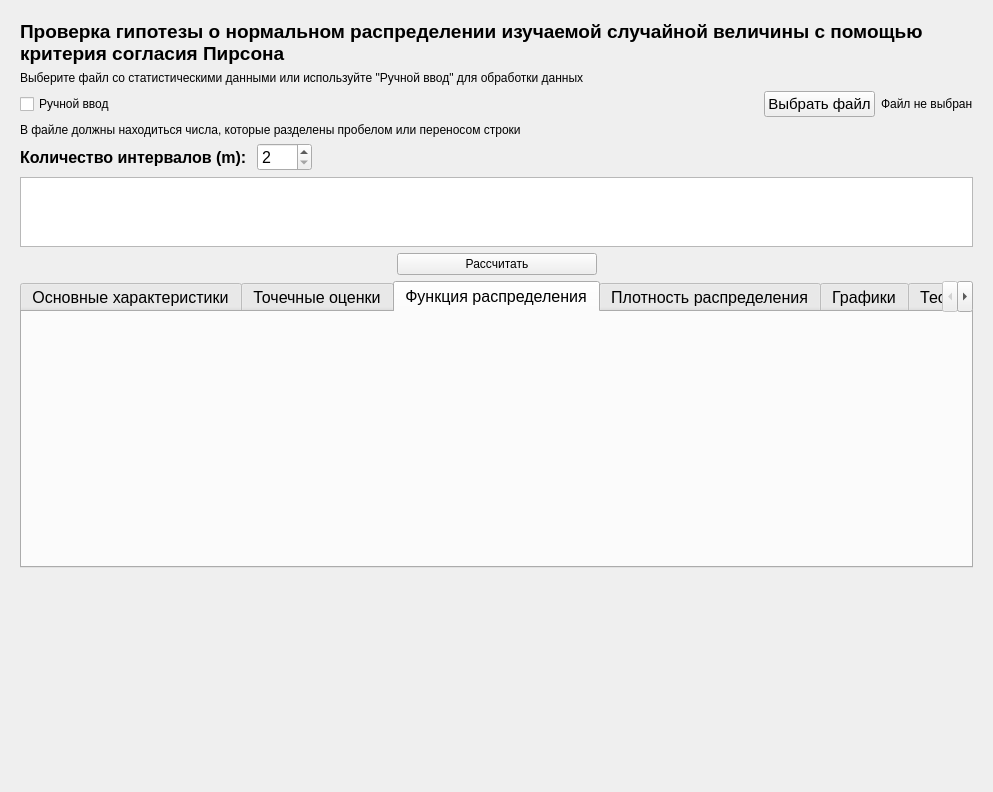
<?xml version="1.0" encoding="UTF-8"?>
<ui version="4.0">
 <class>Form</class>
 <widget class="QWidget" name="Form">
  <property name="geometry">
   <rect>
    <x>0</x>
    <y>0</y>
    <width>993</width>
    <height>792</height>
   </rect>
  </property>
  <property name="windowTitle">
   <string>Form</string>
  </property>
  <layout class="QVBoxLayout" name="verticalLayout">
   <item>
    <widget class="QScrollArea" name="scrollArea_10">
     <property name="frameShape">
      <enum>QFrame::NoFrame</enum>
     </property>
     <property name="verticalScrollBarPolicy">
      <enum>Qt::ScrollBarAlwaysOff</enum>
     </property>
     <property name="horizontalScrollBarPolicy">
      <enum>Qt::ScrollBarAlwaysOff</enum>
     </property>
     <property name="widgetResizable">
      <bool>true</bool>
     </property>
     <widget class="QWidget" name="scrollAreaWidgetContents_13">
      <property name="geometry">
       <rect>
        <x>0</x>
        <y>0</y>
        <width>975</width>
        <height>774</height>
       </rect>
      </property>
      <layout class="QVBoxLayout" name="verticalLayout_69">
       <item>
        <widget class="QLabel" name="infoLabel">
         <property name="font">
          <font>
           <pointsize>14</pointsize>
           <bold>true</bold>
          </font>
         </property>
         <property name="text">
          <string>Проверка гипотезы о нормальном распределении изучаемой случайной величины с помощью критерия согласия Пирсона</string>
         </property>
         <property name="wordWrap">
          <bool>true</bool>
         </property>
        </widget>
       </item>
       <item>
        <widget class="QLabel" name="label_33">
         <property name="text">
          <string>Выберите файл со статистическими данными или используйте &quot;Ручной ввод&quot; для обработки данных</string>
         </property>
         <property name="wordWrap">
          <bool>true</bool>
         </property>
        </widget>
       </item>
       <item>
        <layout class="QHBoxLayout" name="horizontalLayout_54">
         <item>
          <widget class="QCheckBox" name="manualInput">
           <property name="text">
            <string>Ручной ввод</string>
           </property>
          </widget>
         </item>
         <item>
          <spacer name="horizontalSpacer_36">
           <property name="orientation">
            <enum>Qt::Horizontal</enum>
           </property>
           <property name="sizeHint" stdset="0">
            <size>
             <width>40</width>
             <height>20</height>
            </size>
           </property>
          </spacer>
         </item>
         <item>
          <widget class="QPushButton" name="openFile">
           <property name="font">
            <font>
             <pointsize>11</pointsize>
            </font>
           </property>
           <property name="text">
            <string>Выбрать файл</string>
           </property>
          </widget>
         </item>
         <item>
          <widget class="QLabel" name="selectedFile">
           <property name="font">
            <font>
             <pointsize>9</pointsize>
            </font>
           </property>
           <property name="text">
            <string>Файл не выбран</string>
           </property>
          </widget>
         </item>
        </layout>
       </item>
       <item>
        <widget class="QLabel" name="helpText">
         <property name="text">
          <string>В файле должны находиться числа, которые разделены пробелом или переносом строки</string>
         </property>
         <property name="wordWrap">
          <bool>true</bool>
         </property>
        </widget>
       </item>
       <item>
        <layout class="QHBoxLayout" name="horizontalLayout_62">
         <item>
          <widget class="QLabel" name="label_48">
           <property name="font">
            <font>
             <pointsize>12</pointsize>
             <bold>true</bold>
            </font>
           </property>
           <property name="text">
            <string>Количество интервалов (m): </string>
           </property>
          </widget>
         </item>
         <item>
          <widget class="QSpinBox" name="intervalCount">
           <property name="enabled">
            <bool>true</bool>
           </property>
           <property name="sizePolicy">
            <sizepolicy hsizetype="Minimum" vsizetype="Fixed">
             <horstretch>0</horstretch>
             <verstretch>0</verstretch>
            </sizepolicy>
           </property>
           <property name="minimumSize">
            <size>
             <width>50</width>
             <height>0</height>
            </size>
           </property>
           <property name="font">
            <font>
             <pointsize>12</pointsize>
            </font>
           </property>
           <property name="minimum">
            <number>2</number>
           </property>
           <property name="maximum">
            <number>100</number>
           </property>
           <property name="value">
            <number>2</number>
           </property>
          </widget>
         </item>
         <item>
          <spacer name="horizontalSpacer_45">
           <property name="orientation">
            <enum>Qt::Horizontal</enum>
           </property>
           <property name="sizeType">
            <enum>QSizePolicy::Expanding</enum>
           </property>
           <property name="sizeHint" stdset="0">
            <size>
             <width>40</width>
             <height>20</height>
            </size>
           </property>
          </spacer>
         </item>
        </layout>
       </item>
       <item>
        <widget class="QTableWidget" name="table">
         <property name="enabled">
          <bool>true</bool>
         </property>
         <property name="sizePolicy">
          <sizepolicy hsizetype="Expanding" vsizetype="Maximum">
           <horstretch>0</horstretch>
           <verstretch>0</verstretch>
          </sizepolicy>
         </property>
         <property name="minimumSize">
          <size>
           <width>0</width>
           <height>0</height>
          </size>
         </property>
         <property name="font">
          <font>
           <pointsize>11</pointsize>
          </font>
         </property>
         <property name="verticalScrollBarPolicy">
          <enum>Qt::ScrollBarAlwaysOff</enum>
         </property>
         <property name="sizeAdjustPolicy">
          <enum>QAbstractScrollArea::AdjustToContents</enum>
         </property>
         <property name="editTriggers">
          <set>QAbstractItemView::NoEditTriggers</set>
         </property>
         <property name="textElideMode">
          <enum>Qt::ElideNone</enum>
         </property>
         <attribute name="horizontalHeaderVisible">
          <bool>false</bool>
         </attribute>
        </widget>
       </item>
       <item>
        <layout class="QHBoxLayout" name="horizontalLayout_56">
         <item>
          <spacer name="horizontalSpacer_38">
           <property name="orientation">
            <enum>Qt::Horizontal</enum>
           </property>
           <property name="sizeHint" stdset="0">
            <size>
             <width>40</width>
             <height>20</height>
            </size>
           </property>
          </spacer>
         </item>
         <item>
          <widget class="QPushButton" name="calculateButton">
           <property name="enabled">
            <bool>true</bool>
           </property>
           <property name="minimumSize">
            <size>
             <width>200</width>
             <height>0</height>
            </size>
           </property>
           <property name="text">
            <string>Рассчитать</string>
           </property>
          </widget>
         </item>
         <item>
          <spacer name="horizontalSpacer_39">
           <property name="orientation">
            <enum>Qt::Horizontal</enum>
           </property>
           <property name="sizeHint" stdset="0">
            <size>
             <width>40</width>
             <height>20</height>
            </size>
           </property>
          </spacer>
         </item>
        </layout>
       </item>
       <item>
        <widget class="QTabWidget" name="continuous_tabs">
         <property name="font">
          <font>
           <pointsize>12</pointsize>
          </font>
         </property>
         <property name="toolTip">
          <string>&lt;html&gt;&lt;head/&gt;&lt;body&gt;&lt;p&gt;&lt;br/&gt;&lt;/p&gt;&lt;/body&gt;&lt;/html&gt;</string>
         </property>
         <property name="tabPosition">
          <enum>QTabWidget::North</enum>
         </property>
         <property name="tabShape">
          <enum>QTabWidget::Rounded</enum>
         </property>
         <property name="currentIndex">
          <number>2</number>
         </property>
         <property name="elideMode">
          <enum>Qt::ElideNone</enum>
         </property>
         <property name="usesScrollButtons">
          <bool>true</bool>
         </property>
         <property name="documentMode">
          <bool>false</bool>
         </property>
         <property name="tabsClosable">
          <bool>false</bool>
         </property>
         <property name="movable">
          <bool>false</bool>
         </property>
         <property name="tabBarAutoHide">
          <bool>false</bool>
         </property>
         <widget class="QWidget" name="continuous_parameters">
          <attribute name="title">
           <string>Основные характеристики</string>
          </attribute>
          <layout class="QHBoxLayout" name="horizontalLayout_48">
           <item>
            <widget class="QLabel" name="continuous_parameters_formula">
             <property name="text">
              <string/>
             </property>
             <property name="pixmap">
              <pixmap>../images/lab5_formulas.png</pixmap>
             </property>
            </widget>
           </item>
           <item>
            <layout class="QVBoxLayout" name="verticalLayout_71">
             <property name="sizeConstraint">
              <enum>QLayout::SetFixedSize</enum>
             </property>
             <item>
              <layout class="QHBoxLayout" name="horizontalLayout_49">
               <property name="spacing">
                <number>2</number>
               </property>
               <item>
                <widget class="QLabel" name="label_18">
                 <property name="font">
                  <font>
                   <pointsize>18</pointsize>
                  </font>
                 </property>
                 <property name="text">
                  <string>x</string>
                 </property>
                </widget>
               </item>
               <item>
                <layout class="QVBoxLayout" name="verticalLayout_78">
                 <item>
                  <spacer name="verticalSpacer_34">
                   <property name="orientation">
                    <enum>Qt::Vertical</enum>
                   </property>
                   <property name="sizeType">
                    <enum>QSizePolicy::Maximum</enum>
                   </property>
                   <property name="sizeHint" stdset="0">
                    <size>
                     <width>10</width>
                     <height>40</height>
                    </size>
                   </property>
                  </spacer>
                 </item>
                 <item>
                  <widget class="QLabel" name="label_19">
                   <property name="font">
                    <font>
                     <pointsize>10</pointsize>
                    </font>
                   </property>
                   <property name="text">
                    <string>в</string>
                   </property>
                  </widget>
                 </item>
                </layout>
               </item>
               <item>
                <widget class="QLabel" name="label_20">
                 <property name="font">
                  <font>
                   <pointsize>18</pointsize>
                  </font>
                 </property>
                 <property name="text">
                  <string>=</string>
                 </property>
                </widget>
               </item>
               <item>
                <widget class="QLabel" name="xv_label">
                 <property name="font">
                  <font>
                   <pointsize>18</pointsize>
                  </font>
                 </property>
                 <property name="text">
                  <string/>
                 </property>
                </widget>
               </item>
               <item>
                <spacer name="horizontalSpacer_32">
                 <property name="orientation">
                  <enum>Qt::Horizontal</enum>
                 </property>
                 <property name="sizeHint" stdset="0">
                  <size>
                   <width>40</width>
                   <height>20</height>
                  </size>
                 </property>
                </spacer>
               </item>
              </layout>
             </item>
             <item>
              <layout class="QHBoxLayout" name="horizontalLayout_50">
               <property name="spacing">
                <number>2</number>
               </property>
               <item>
                <widget class="QLabel" name="label_21">
                 <property name="font">
                  <font>
                   <pointsize>18</pointsize>
                  </font>
                 </property>
                 <property name="text">
                  <string>D</string>
                 </property>
                </widget>
               </item>
               <item>
                <layout class="QVBoxLayout" name="verticalLayout_79">
                 <item>
                  <spacer name="verticalSpacer_42">
                   <property name="orientation">
                    <enum>Qt::Vertical</enum>
                   </property>
                   <property name="sizeType">
                    <enum>QSizePolicy::Minimum</enum>
                   </property>
                   <property name="sizeHint" stdset="0">
                    <size>
                     <width>10</width>
                     <height>40</height>
                    </size>
                   </property>
                  </spacer>
                 </item>
                 <item>
                  <widget class="QLabel" name="label_22">
                   <property name="font">
                    <font>
                     <pointsize>10</pointsize>
                    </font>
                   </property>
                   <property name="text">
                    <string>в</string>
                   </property>
                  </widget>
                 </item>
                </layout>
               </item>
               <item>
                <widget class="QLabel" name="label_23">
                 <property name="font">
                  <font>
                   <pointsize>18</pointsize>
                  </font>
                 </property>
                 <property name="text">
                  <string>=</string>
                 </property>
                </widget>
               </item>
               <item>
                <widget class="QLabel" name="dv_label">
                 <property name="font">
                  <font>
                   <pointsize>18</pointsize>
                  </font>
                 </property>
                 <property name="text">
                  <string/>
                 </property>
                </widget>
               </item>
               <item>
                <spacer name="horizontalSpacer_33">
                 <property name="orientation">
                  <enum>Qt::Horizontal</enum>
                 </property>
                 <property name="sizeHint" stdset="0">
                  <size>
                   <width>40</width>
                   <height>20</height>
                  </size>
                 </property>
                </spacer>
               </item>
              </layout>
             </item>
             <item>
              <layout class="QHBoxLayout" name="horizontalLayout_51">
               <property name="spacing">
                <number>2</number>
               </property>
               <item>
                <widget class="QLabel" name="label_24">
                 <property name="font">
                  <font>
                   <pointsize>18</pointsize>
                  </font>
                 </property>
                 <property name="text">
                  <string>σ</string>
                 </property>
                </widget>
               </item>
               <item>
                <layout class="QVBoxLayout" name="verticalLayout_80">
                 <item>
                  <spacer name="verticalSpacer_43">
                   <property name="orientation">
                    <enum>Qt::Vertical</enum>
                   </property>
                   <property name="sizeType">
                    <enum>QSizePolicy::Minimum</enum>
                   </property>
                   <property name="sizeHint" stdset="0">
                    <size>
                     <width>10</width>
                     <height>40</height>
                    </size>
                   </property>
                  </spacer>
                 </item>
                 <item>
                  <widget class="QLabel" name="label_25">
                   <property name="font">
                    <font>
                     <pointsize>10</pointsize>
                    </font>
                   </property>
                   <property name="text">
                    <string>в</string>
                   </property>
                  </widget>
                 </item>
                </layout>
               </item>
               <item>
                <widget class="QLabel" name="label_26">
                 <property name="font">
                  <font>
                   <pointsize>18</pointsize>
                  </font>
                 </property>
                 <property name="text">
                  <string>=</string>
                 </property>
                </widget>
               </item>
               <item>
                <widget class="QLabel" name="sigma_v_label">
                 <property name="font">
                  <font>
                   <pointsize>18</pointsize>
                  </font>
                 </property>
                 <property name="text">
                  <string/>
                 </property>
                </widget>
               </item>
               <item>
                <spacer name="horizontalSpacer_34">
                 <property name="orientation">
                  <enum>Qt::Horizontal</enum>
                 </property>
                 <property name="sizeHint" stdset="0">
                  <size>
                   <width>40</width>
                   <height>20</height>
                  </size>
                 </property>
                </spacer>
               </item>
              </layout>
             </item>
             <item>
              <layout class="QHBoxLayout" name="horizontalLayout_52">
               <property name="spacing">
                <number>2</number>
               </property>
               <item>
                <widget class="QLabel" name="label_27">
                 <property name="font">
                  <font>
                   <pointsize>18</pointsize>
                  </font>
                 </property>
                 <property name="text">
                  <string>S </string>
                 </property>
                </widget>
               </item>
               <item>
                <widget class="QLabel" name="label_28">
                 <property name="font">
                  <font>
                   <pointsize>18</pointsize>
                  </font>
                 </property>
                 <property name="text">
                  <string>=</string>
                 </property>
                </widget>
               </item>
               <item>
                <widget class="QLabel" name="s_label">
                 <property name="font">
                  <font>
                   <pointsize>18</pointsize>
                  </font>
                 </property>
                 <property name="text">
                  <string/>
                 </property>
                </widget>
               </item>
               <item>
                <spacer name="horizontalSpacer_35">
                 <property name="orientation">
                  <enum>Qt::Horizontal</enum>
                 </property>
                 <property name="sizeHint" stdset="0">
                  <size>
                   <width>40</width>
                   <height>20</height>
                  </size>
                 </property>
                </spacer>
               </item>
              </layout>
             </item>
            </layout>
           </item>
          </layout>
         </widget>
         <widget class="QWidget" name="continuous_info">
          <attribute name="title">
           <string>Точечные оценки</string>
          </attribute>
          <layout class="QHBoxLayout" name="horizontalLayout">
           <item>
            <widget class="QLabel" name="label">
             <property name="text">
              <string/>
             </property>
            </widget>
           </item>
           <item>
            <layout class="QVBoxLayout" name="verticalLayout_73">
             <property name="sizeConstraint">
              <enum>QLayout::SetFixedSize</enum>
             </property>
             <item>
              <layout class="QHBoxLayout" name="horizontalLayout_60">
               <property name="spacing">
                <number>2</number>
               </property>
               <item>
                <widget class="QLabel" name="label_42">
                 <property name="font">
                  <font>
                   <pointsize>18</pointsize>
                  </font>
                 </property>
                 <property name="text">
                  <string>a</string>
                 </property>
                </widget>
               </item>
               <item>
                <layout class="QVBoxLayout" name="verticalLayout_85">
                 <item>
                  <widget class="QLabel" name="label_43">
                   <property name="font">
                    <font>
                     <pointsize>10</pointsize>
                    </font>
                   </property>
                   <property name="text">
                    <string>*</string>
                   </property>
                  </widget>
                 </item>
                 <item>
                  <spacer name="verticalSpacer_37">
                   <property name="orientation">
                    <enum>Qt::Vertical</enum>
                   </property>
                   <property name="sizeType">
                    <enum>QSizePolicy::Maximum</enum>
                   </property>
                   <property name="sizeHint" stdset="0">
                    <size>
                     <width>10</width>
                     <height>40</height>
                    </size>
                   </property>
                  </spacer>
                 </item>
                </layout>
               </item>
               <item>
                <widget class="QLabel" name="label_44">
                 <property name="font">
                  <font>
                   <pointsize>18</pointsize>
                  </font>
                 </property>
                 <property name="text">
                  <string>=</string>
                 </property>
                </widget>
               </item>
               <item>
                <widget class="QLabel" name="a_label">
                 <property name="font">
                  <font>
                   <pointsize>18</pointsize>
                  </font>
                 </property>
                 <property name="text">
                  <string/>
                 </property>
                </widget>
               </item>
               <item>
                <spacer name="horizontalSpacer_43">
                 <property name="orientation">
                  <enum>Qt::Horizontal</enum>
                 </property>
                 <property name="sizeHint" stdset="0">
                  <size>
                   <width>40</width>
                   <height>20</height>
                  </size>
                 </property>
                </spacer>
               </item>
              </layout>
             </item>
             <item>
              <layout class="QHBoxLayout" name="horizontalLayout_61">
               <property name="spacing">
                <number>2</number>
               </property>
               <item>
                <widget class="QLabel" name="label_45">
                 <property name="font">
                  <font>
                   <pointsize>18</pointsize>
                  </font>
                 </property>
                 <property name="text">
                  <string>b</string>
                 </property>
                </widget>
               </item>
               <item>
                <layout class="QVBoxLayout" name="verticalLayout_86">
                 <item>
                  <widget class="QLabel" name="label_46">
                   <property name="font">
                    <font>
                     <pointsize>10</pointsize>
                    </font>
                   </property>
                   <property name="text">
                    <string>*</string>
                   </property>
                  </widget>
                 </item>
                 <item>
                  <spacer name="verticalSpacer_46">
                   <property name="orientation">
                    <enum>Qt::Vertical</enum>
                   </property>
                   <property name="sizeType">
                    <enum>QSizePolicy::Minimum</enum>
                   </property>
                   <property name="sizeHint" stdset="0">
                    <size>
                     <width>10</width>
                     <height>40</height>
                    </size>
                   </property>
                  </spacer>
                 </item>
                </layout>
               </item>
               <item>
                <widget class="QLabel" name="label_47">
                 <property name="font">
                  <font>
                   <pointsize>18</pointsize>
                  </font>
                 </property>
                 <property name="text">
                  <string>=</string>
                 </property>
                </widget>
               </item>
               <item>
                <widget class="QLabel" name="b_label">
                 <property name="font">
                  <font>
                   <pointsize>18</pointsize>
                  </font>
                 </property>
                 <property name="text">
                  <string/>
                 </property>
                </widget>
               </item>
               <item>
                <spacer name="horizontalSpacer_44">
                 <property name="orientation">
                  <enum>Qt::Horizontal</enum>
                 </property>
                 <property name="sizeHint" stdset="0">
                  <size>
                   <width>40</width>
                   <height>20</height>
                  </size>
                 </property>
                </spacer>
               </item>
              </layout>
             </item>
            </layout>
           </item>
          </layout>
         </widget>
         <widget class="QWidget" name="tab">
          <attribute name="title">
           <string>Функция распределения</string>
          </attribute>
         </widget>
         <widget class="QWidget" name="continuous_function">
          <attribute name="title">
           <string>Плотность распределения</string>
          </attribute>
          <layout class="QHBoxLayout" name="continuous_function_layout">
           <item>
            <layout class="QVBoxLayout" name="verticalLayout_81">
             <item>
              <widget class="QLabel" name="label_29">
               <property name="text">
                <string>Функция плотности</string>
               </property>
              </widget>
             </item>
             <item>
              <layout class="QHBoxLayout" name="horizontalLayout_53">
               <item>
                <widget class="QLabel" name="densityLabel">
                 <property name="text">
                  <string/>
                 </property>
                 <property name="pixmap">
                  <pixmap>../images/lab6_density.png</pixmap>
                 </property>
                 <property name="alignment">
                  <set>Qt::AlignLeading|Qt::AlignLeft|Qt::AlignTop</set>
                 </property>
                </widget>
               </item>
               <item>
                <widget class="QWidget" name="density_plot" native="true"/>
               </item>
              </layout>
             </item>
            </layout>
           </item>
          </layout>
         </widget>
         <widget class="QWidget" name="continuous_rel_histpolygon">
          <attribute name="title">
           <string>Графики</string>
          </attribute>
         </widget>
         <widget class="QWidget" name="probabilites">
          <attribute name="title">
           <string>Теоретические вероятности</string>
          </attribute>
          <layout class="QVBoxLayout" name="verticalLayout_3">
           <item>
            <layout class="QHBoxLayout" name="horizontalLayout_5">
             <item>
              <widget class="QLabel" name="label_6">
               <property name="text">
                <string>Интервал:</string>
               </property>
              </widget>
             </item>
             <item>
              <widget class="QComboBox" name="intervals_combobox"/>
             </item>
            </layout>
           </item>
           <item>
            <layout class="QHBoxLayout" name="horizontalLayout_6">
             <item>
              <widget class="QLabel" name="label_10">
               <property name="text">
                <string/>
               </property>
               <property name="pixmap">
                <pixmap>../images/lab6_prob.png</pixmap>
               </property>
              </widget>
             </item>
             <item>
              <widget class="QLabel" name="label_9">
               <property name="sizePolicy">
                <sizepolicy hsizetype="Minimum" vsizetype="Preferred">
                 <horstretch>0</horstretch>
                 <verstretch>0</verstretch>
                </sizepolicy>
               </property>
               <property name="font">
                <font>
                 <family>Cambria Math</family>
                 <pointsize>21</pointsize>
                 <italic>false</italic>
                </font>
               </property>
               <property name="text">
                <string>=</string>
               </property>
              </widget>
             </item>
             <item>
              <widget class="QLabel" name="prob_label">
               <property name="font">
                <font>
                 <pointsize>21</pointsize>
                </font>
               </property>
               <property name="text">
                <string/>
               </property>
              </widget>
             </item>
            </layout>
           </item>
          </layout>
         </widget>
         <widget class="QWidget" name="pearson_criteria">
          <attribute name="title">
           <string>Критерий согласия Пирсона</string>
          </attribute>
          <layout class="QVBoxLayout" name="verticalLayout_2">
           <item>
            <layout class="QHBoxLayout" name="horizontalLayout_2">
             <item>
              <widget class="QLabel" name="label_2">
               <property name="text">
                <string>Уровень значимости α: </string>
               </property>
              </widget>
             </item>
             <item>
              <widget class="QDoubleSpinBox" name="alpha">
               <property name="sizePolicy">
                <sizepolicy hsizetype="MinimumExpanding" vsizetype="Fixed">
                 <horstretch>0</horstretch>
                 <verstretch>0</verstretch>
                </sizepolicy>
               </property>
               <property name="minimum">
                <double>0.010000000000000</double>
               </property>
               <property name="maximum">
                <double>1.000000000000000</double>
               </property>
               <property name="singleStep">
                <double>0.010000000000000</double>
               </property>
               <property name="value">
                <double>0.010000000000000</double>
               </property>
              </widget>
             </item>
             <item>
              <widget class="QLabel" name="label_4">
               <property name="text">
                <string/>
               </property>
              </widget>
             </item>
             <item>
              <spacer name="horizontalSpacer">
               <property name="orientation">
                <enum>Qt::Horizontal</enum>
               </property>
               <property name="sizeHint" stdset="0">
                <size>
                 <width>40</width>
                 <height>20</height>
                </size>
               </property>
              </spacer>
             </item>
             <item>
              <widget class="QPushButton" name="viewTable">
               <property name="text">
                <string>Посмотреть таблицу</string>
               </property>
              </widget>
             </item>
            </layout>
           </item>
           <item>
            <layout class="QHBoxLayout" name="horizontalLayout_3">
             <item>
              <widget class="QLabel" name="label_5">
               <property name="text">
                <string>Количество степеней свободы (k = m - 3):</string>
               </property>
              </widget>
             </item>
             <item>
              <widget class="QLabel" name="k_label">
               <property name="text">
                <string>0</string>
               </property>
              </widget>
             </item>
            </layout>
           </item>
           <item>
            <layout class="QHBoxLayout" name="horizontalLayout_57">
             <property name="spacing">
              <number>2</number>
             </property>
             <item>
              <widget class="QLabel" name="label_34">
               <property name="font">
                <font>
                 <family>Times New Roman</family>
                 <pointsize>18</pointsize>
                </font>
               </property>
               <property name="text">
                <string>χ</string>
               </property>
              </widget>
             </item>
             <item>
              <layout class="QVBoxLayout" name="verticalLayout_83">
               <item>
                <widget class="QLabel" name="label_35">
                 <property name="font">
                  <font>
                   <pointsize>10</pointsize>
                  </font>
                 </property>
                 <property name="text">
                  <string>2</string>
                 </property>
                </widget>
               </item>
               <item>
                <spacer name="verticalSpacer_44">
                 <property name="orientation">
                  <enum>Qt::Vertical</enum>
                 </property>
                 <property name="sizeType">
                  <enum>QSizePolicy::Minimum</enum>
                 </property>
                 <property name="sizeHint" stdset="0">
                  <size>
                   <width>10</width>
                   <height>40</height>
                  </size>
                 </property>
                </spacer>
               </item>
               <item>
                <widget class="QLabel" name="label_8">
                 <property name="font">
                  <font>
                   <pointsize>10</pointsize>
                  </font>
                 </property>
                 <property name="text">
                  <string>крит.</string>
                 </property>
                </widget>
               </item>
              </layout>
             </item>
             <item>
              <widget class="QLabel" name="label_36">
               <property name="font">
                <font>
                 <pointsize>18</pointsize>
                </font>
               </property>
               <property name="text">
                <string>=</string>
               </property>
              </widget>
             </item>
             <item>
              <widget class="QLabel" name="chi2_label">
               <property name="font">
                <font>
                 <pointsize>18</pointsize>
                </font>
               </property>
               <property name="text">
                <string/>
               </property>
              </widget>
             </item>
             <item>
              <spacer name="horizontalSpacer_40">
               <property name="orientation">
                <enum>Qt::Horizontal</enum>
               </property>
               <property name="sizeHint" stdset="0">
                <size>
                 <width>40</width>
                 <height>20</height>
                </size>
               </property>
              </spacer>
             </item>
            </layout>
           </item>
           <item>
            <layout class="QHBoxLayout" name="horizontalLayout_55">
             <property name="spacing">
              <number>2</number>
             </property>
             <item>
              <widget class="QLabel" name="label_30">
               <property name="font">
                <font>
                 <family>Times New Roman</family>
                 <pointsize>18</pointsize>
                </font>
               </property>
               <property name="text">
                <string>χ</string>
               </property>
              </widget>
             </item>
             <item>
              <layout class="QVBoxLayout" name="verticalLayout_82">
               <item>
                <widget class="QLabel" name="label_3">
                 <property name="font">
                  <font>
                   <pointsize>10</pointsize>
                  </font>
                 </property>
                 <property name="text">
                  <string>2</string>
                 </property>
                </widget>
               </item>
               <item>
                <spacer name="verticalSpacer_36">
                 <property name="orientation">
                  <enum>Qt::Vertical</enum>
                 </property>
                 <property name="sizeType">
                  <enum>QSizePolicy::Maximum</enum>
                 </property>
                 <property name="sizeHint" stdset="0">
                  <size>
                   <width>10</width>
                   <height>40</height>
                  </size>
                 </property>
                </spacer>
               </item>
               <item>
                <widget class="QLabel" name="label_31">
                 <property name="font">
                  <font>
                   <pointsize>10</pointsize>
                  </font>
                 </property>
                 <property name="text">
                  <string>набл.</string>
                 </property>
                </widget>
               </item>
              </layout>
             </item>
             <item>
              <widget class="QLabel" name="label_11">
               <property name="text">
                <string/>
               </property>
               <property name="pixmap">
                <pixmap>../images/lab6_chi2.jpg</pixmap>
               </property>
              </widget>
             </item>
             <item>
              <widget class="QLabel" name="label_32">
               <property name="font">
                <font>
                 <pointsize>18</pointsize>
                </font>
               </property>
               <property name="text">
                <string>=</string>
               </property>
              </widget>
             </item>
             <item>
              <widget class="QLabel" name="chi2_exp_label">
               <property name="font">
                <font>
                 <pointsize>18</pointsize>
                </font>
               </property>
               <property name="text">
                <string/>
               </property>
              </widget>
             </item>
             <item>
              <spacer name="horizontalSpacer_37">
               <property name="orientation">
                <enum>Qt::Horizontal</enum>
               </property>
               <property name="sizeHint" stdset="0">
                <size>
                 <width>40</width>
                 <height>20</height>
                </size>
               </property>
              </spacer>
             </item>
            </layout>
           </item>
           <item>
            <layout class="QHBoxLayout" name="horizontalLayout_4">
             <item>
              <widget class="QLabel" name="label_7">
               <property name="text">
                <string>Проверка гипотезы:</string>
               </property>
              </widget>
             </item>
             <item>
              <widget class="QLabel" name="checkResult_label">
               <property name="text">
                <string/>
               </property>
              </widget>
             </item>
            </layout>
           </item>
          </layout>
         </widget>
        </widget>
       </item>
       <item>
        <spacer name="verticalSpacer_35">
         <property name="orientation">
          <enum>Qt::Vertical</enum>
         </property>
         <property name="sizeHint" stdset="0">
          <size>
           <width>14</width>
           <height>15</height>
          </size>
         </property>
        </spacer>
       </item>
      </layout>
     </widget>
    </widget>
   </item>
  </layout>
 </widget>
 <resources/>
 <connections/>
</ui>
